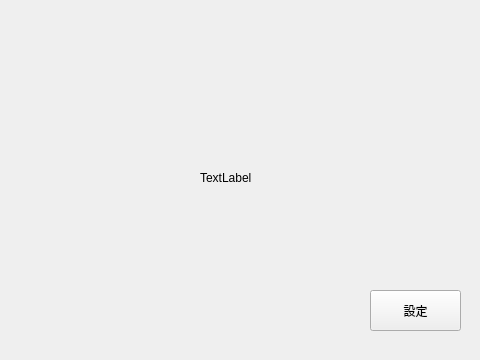
<?xml version="1.0" encoding="UTF-8"?>
<ui version="4.0">
 <class>Form</class>
 <widget class="QWidget" name="Form">
  <property name="geometry">
   <rect>
    <x>0</x>
    <y>0</y>
    <width>480</width>
    <height>360</height>
   </rect>
  </property>
  <property name="windowTitle">
   <string>Form</string>
  </property>
  <widget class="QLabel" name="label">
   <property name="geometry">
    <rect>
     <x>200</x>
     <y>170</y>
     <width>58</width>
     <height>15</height>
    </rect>
   </property>
   <property name="text">
    <string>TextLabel</string>
   </property>
  </widget>
  <widget class="QPushButton" name="pushButton">
   <property name="geometry">
    <rect>
     <x>370</x>
     <y>290</y>
     <width>91</width>
     <height>41</height>
    </rect>
   </property>
   <property name="text">
    <string>設定</string>
   </property>
  </widget>
 </widget>
 <resources/>
 <connections/>
</ui>
